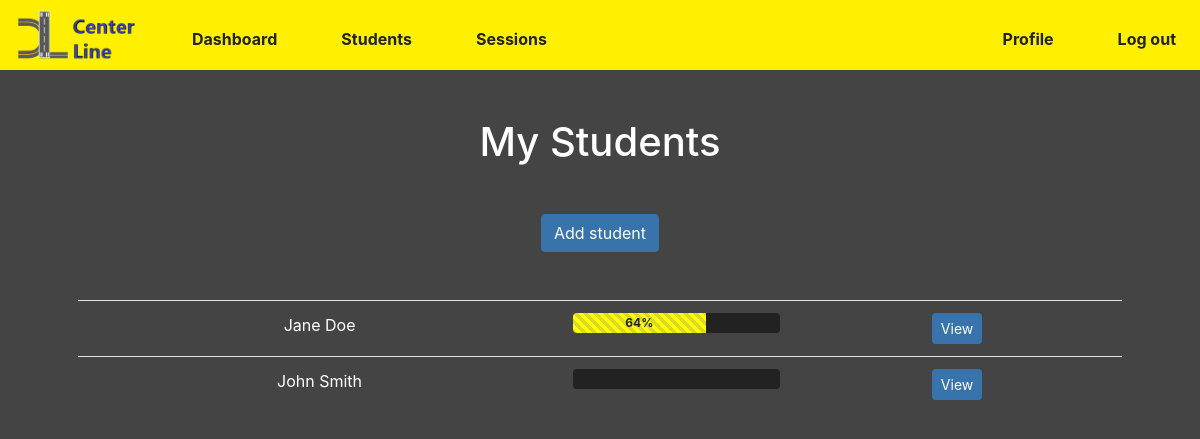
Page /my_students (signed in) on the committed database.
### tables this page shows
CREATE TABLE users (
'id' INTEGER PRIMARY KEY AUTOINCREMENT NOT NULL,
'email' TEXT NOT NULL,
'hash' TEXT NOT NULL,
'firstname' TEXT NOT NULL,
'lastname' TEXT NOT NULL,
'role' TEXT NOT NULL,
'profile_image' TEXT,
'assigned_instructor' INTEGER
, 'progress' INTEGER DEFAULT 0);

### application.py (the view)
@app.route("/my_students", methods=["GET", "POST"])
@login_required
def my_students():
    if request.method == "POST":
        student = db.execute("SELECT * FROM users WHERE email = :email",
                    email=request.form.get("email"))
        if len(student) != 1:
            return render_template("my_students.html", error="email", message="Email not found")
        elif student[0]['assigned_instructor'] == session["user_id"]:
            return render_template("my_students.html", error="email", message="Student is already assigned to you")
        else:
            db.execute("UPDATE users SET assigned_instructor = :user WHERE id = :student",
                        user=session["user_id"], student=student[0]['id'])
        flash("Added student")
        return redirect("/my_students")
    else:
        if viewMode == "instructor":
            students = db.execute("SELECT * FROM users WHERE assigned_instructor = :user",
                                    user=session["user_id"])
            return render_template("my_students.html", students=students)
        else:
            return apology("Invalid request", 403)

### application.py (called while the page is built)
@app.after_request
def after_request(response):
    response.headers["Cache-Control"] = "no-cache, no-store, must-revalidate"
    response.headers["Expires"] = 0
    response.headers["Pragma"] = "no-cache"
    return response

### helpers.py (called while the page is built)
def login_required(f):
    @wraps(f)
    def decorated_function(*args, **kwargs):
        if session.get("user_id") is None:
            return redirect("/login")
        return f(*args, **kwargs)
    return decorated_function

### templates/my_students.html (shortened to what this page needs)
{% extends "layout_instructor.html" %}
{% block main %}
    <h1 class="mb-5">My Students</h1>
    <button class="btn btn-primary" id="addBtn1" onclick="addStudent();" type="button">Add student</button>
    <div class="mt-5">
        <table class="table">
            {% for row in students %}
                <tr>
                    <td>{{ row['firstname'] + " " + row['lastname'] }}</td>
                    <td class="d-none d-sm-block">
                        <div class="progress">
                            <div class="progress-bar progress-bar-striped" role="progressbar" style="width: {{ row['progress'] }}%">{{ row['progress'] }}%</div>
                        </div>
                    </td>
                    <td><a class="btn btn-primary btn-sm" href="/user/{{ row['id'] }}">View</a></td>
                </tr>
            {% endfor %}
        </table>
    </div>
{% endblock %}

### rows in the picture
users: firstname+lastname "Jane Doe", progress "64"
users: firstname+lastname "John Smith"
